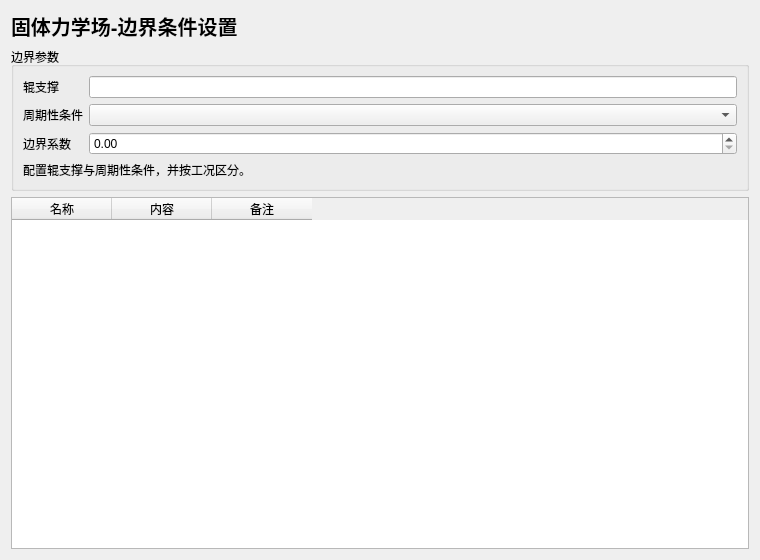
<?xml version="1.0" encoding="UTF-8"?>
<ui version="4.0">
 <class>SolidBoundaryWidget</class>
 <widget class="QWidget" name="SolidBoundaryWidget">
  <property name="geometry">
   <rect><x>0</x><y>0</y><width>760</width><height>560</height></rect>
  </property>
  <layout class="QVBoxLayout" name="verticalLayout">
   <item>
    <widget class="QLabel" name="titleLabel">
     <property name="styleSheet"><string notr="true">font-size: 20px; font-weight: 700;</string></property>
     <property name="text"><string>固体力学场-边界条件设置</string></property>
    </widget>
   </item>
   <item>
    <widget class="QGroupBox" name="mainGroupBox">
     <property name="title"><string>边界参数</string></property>
     <layout class="QFormLayout" name="formLayout">
      <item row="0" column="0"><widget class="QLabel" name="labelA"><property name="text"><string>辊支撑</string></property></widget></item>
      <item row="0" column="1"><widget class="QLineEdit" name="lineEditA"/></item>
      <item row="1" column="0"><widget class="QLabel" name="labelB"><property name="text"><string>周期性条件</string></property></widget></item>
      <item row="1" column="1"><widget class="QComboBox" name="comboBoxB"/></item>
      <item row="2" column="0"><widget class="QLabel" name="labelC"><property name="text"><string>边界系数</string></property></widget></item>
      <item row="2" column="1"><widget class="QDoubleSpinBox" name="doubleSpinBoxC"/></item>
      <item row="3" column="0" colspan="2">
       <widget class="QLabel" name="descLabel">
        <property name="wordWrap"><bool>true</bool></property>
        <property name="text"><string>配置辊支撑与周期性条件，并按工况区分。</string></property>
       </widget>
      </item>
     </layout>
    </widget>
   </item>
   <item>
    <widget class="QTableWidget" name="tableWidget">
     <column><property name="text"><string>名称</string></property></column>
     <column><property name="text"><string>内容</string></property></column>
     <column><property name="text"><string>备注</string></property></column>
    </widget>
   </item>
  </layout>
 </widget>
 <resources/>
 <connections/>
</ui>
